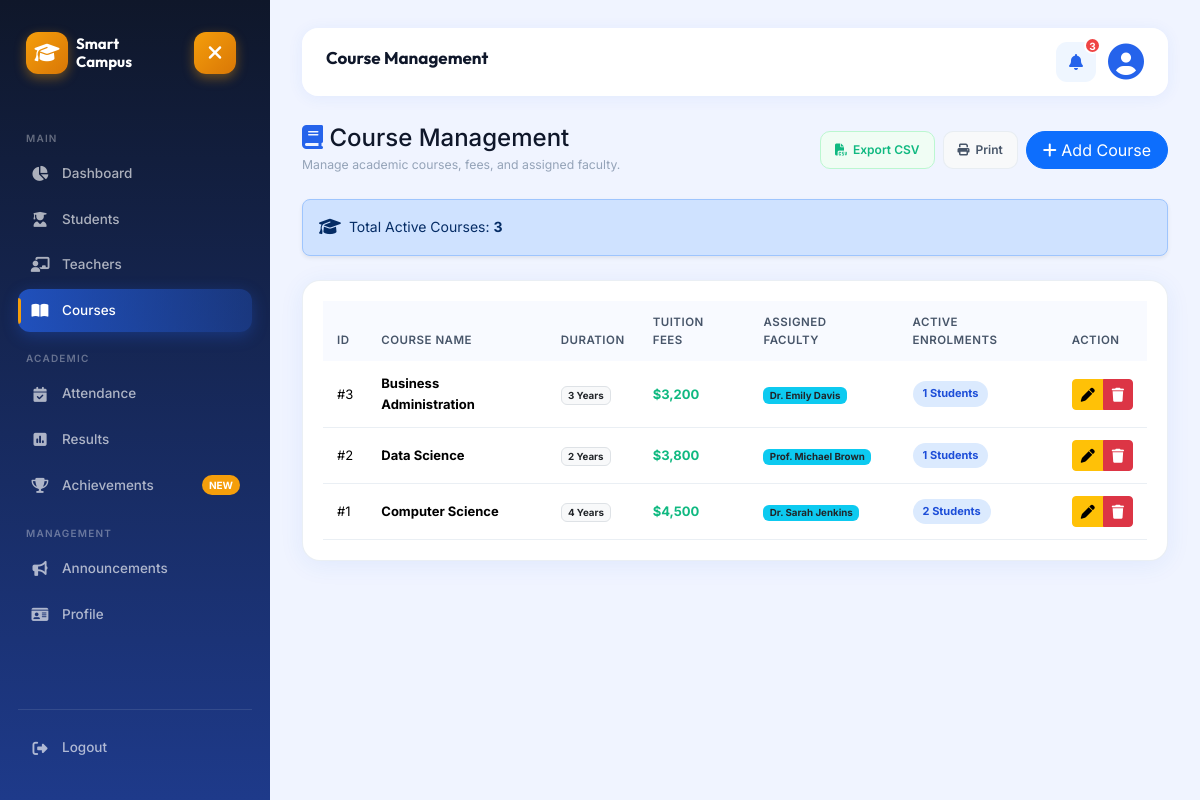
The page /admin/courses.php (signed in) on the database its author committed.
### tables this page shows
CREATE TABLE IF NOT EXISTS `courses` (
  `id` INT AUTO_INCREMENT PRIMARY KEY,
  `college_id` INT DEFAULT 1,
  `college_name` VARCHAR(150) DEFAULT 'Smart Campus Main Institute',
  `course_name` VARCHAR(100) NOT NULL,
  `duration` VARCHAR(50),
  `fees` VARCHAR(50),
  `teacher` VARCHAR(100),
  `created_at` TIMESTAMP DEFAULT CURRENT_TIMESTAMP
);

### admin/courses.php (the view, shortened to what this page needs)
<?php
include "../config/db.php";
$userCollegeId = (int)($_SESSION['college_id'] ?? 1);
$result = mysqli_query($conn, "SELECT * FROM courses WHERE college_id = $userCollegeId OR (college_id IS NULL AND $userCollegeId = 1) ORDER BY id DESC");
$count = mysqli_query($conn, "SELECT COUNT(*) as total FROM courses WHERE college_id = $userCollegeId OR (college_id IS NULL AND $userCollegeId = 1)");
$total = mysqli_fetch_assoc($count)['total'] ?? 0;
?>
<!DOCTYPE html>
<html>
<head>
<link href="https://cdn.jsdelivr.net/npm/bootstrap@5.3.3/dist/css/bootstrap.min.css" rel="stylesheet">
<link rel="stylesheet" href="../assets/css/dashboard.css">
<link rel="stylesheet" href="https://cdnjs.cloudflare.com/ajax/libs/font-awesome/6.5.2/css/all.min.css">
</head>
<body>
<?php include "../includes/sidebar.php"; ?>
<div class="main">
<?php
$pageTitle = "Course Management";
include "../includes/topbar.php";
?>
<div class="d-flex flex-wrap justify-content-between align-items-center gap-3 mb-4 mt-2">
    <div>
        <h4 class="mb-0"><i class="fa-solid fa-book text-primary"></i> Course Management</h4>
        <small class="text-muted">Manage academic courses, fees, and assigned faculty.</small>
    </div>
    <div class="crm-table-actions">
        <button class="btn-crm-export" onclick="exportTableToCSV('coursesTable', 'courses_catalog.csv')">
            <i class="fa-solid fa-file-csv"></i> Export CSV
        </button>
        <button class="btn-crm-print" onclick="printPage()">
            <i class="fa-solid fa-print"></i> Print
        </button>
        <a href="add_course.php" class="btn btn-primary rounded-pill px-3">
            <i class="fa-solid fa-plus"></i> Add Course
        </a>
    </div>
</div>
<div class="alert alert-primary d-flex align-items-center gap-2 rounded-3 shadow-sm mb-4">
    <span>Total Active Courses: <strong><?php echo $total; ?></strong></span>
</div>
<div class="table-box mt-4">
    <div class="table-responsive">
        <table class="table table-hover align-middle" id="coursesTable">
            <thead class="table-dark">
                <tr>
                    <th>ID</th>
                    <th>Course Name</th>
                    <th>Duration</th>
                    <th>Tuition Fees</th>
                    <th>Assigned Faculty</th>
                    <th>Active Enrolments</th>
                    <th>Action</th>
                </tr>
            </thead>
            <tbody>
                <?php if($result && mysqli_num_rows($result) > 0){ ?>
                    <?php while($row = mysqli_fetch_assoc($result)){
                        $cName = $row['course_name'];
                        $stuEnrolled = mysqli_fetch_assoc(mysqli_query($conn, "SELECT COUNT(*) as cnt FROM students WHERE course = '" . mysqli_real_escape_string($conn, $cName) . "'"))['cnt'] ?? 0;
                    ?>
                        <tr>
                            <td>#<?php echo htmlspecialchars($row['id']); ?></td>
                            <td><strong><?php echo htmlspecialchars($row['course_name']); ?></strong></td>
                            <td><span class="badge bg-light text-dark border"><?php echo htmlspecialchars($row['duration']); ?></span></td>
                            <td><strong class="text-success"><?php echo htmlspecialchars($row['fees']); ?></strong></td>
                            <td><span class="badge bg-info text-dark"><?php echo htmlspecialchars($row['teacher'] ?: 'Unassigned'); ?></span></td>
                            <td><span class="badge-crm-enrolled"><?php echo $stuEnrolled; ?> Students</span></td>
                            <td>
                                <div class="btn-group btn-group-sm">
                                    <a href="edit_course.php?id=<?php echo $row['id']; ?>" class="btn btn-warning" title="Edit">
                                        <i class="fa-solid fa-pen"></i>
                                    </a>
                                    <a href="delete_course.php?id=<?php echo $row['id']; ?>" class="btn btn-danger" onclick="return confirm('Delete this course?');" title="Delete">
                                        <i class="fa-solid fa-trash"></i>
                                    </a>
                                </div>
                            </td>
                        </tr>
                    <?php } ?>
                <?php } else { ?>
                    <tr>
                        <td colspan="7" class="text-center text-muted py-4">No Courses Found</td>
                    </tr>
                <?php } ?>
            </tbody>
        </table>
    </div>
</div>
</div>
</body>
</html>

### includes/sidebar.php (shortened to what this page needs)
<?php
$currentPage = basename($_SERVER['PHP_SELF']);
$role = isset($_SESSION['role']) ? $_SESSION['role'] : 'admin';
?>
<div class="sidebar" id="mainSidebar">
    <div class="logo d-flex align-items-center justify-content-between">
        <div class="d-flex align-items-center gap-2">
            <i class="fa-solid fa-graduation-cap"></i>
            <span>Smart Campus</span>
        </div>
        <button type="button" class="mobile-sidebar-close" id="mobileSidebarClose" style="background:none;border:none;color:white;font-size:20px;cursor:pointer;padding:4px 8px;">
            <i class="fa-solid fa-xmark"></i>
        </button>
    </div>
    <div class="menu">
        <?php if($role == 'admin'): ?>
        <span class="sidebar-label">Main</span>
        <a href="../admin/dashboard.php" class="<?= $currentPage=='dashboard.php' ? 'active' : '' ?>">
            <i class="fa-solid fa-chart-pie"></i> Dashboard
        </a>
        <a href="../admin/students.php" class="<?= $currentPage=='students.php' ? 'active' : '' ?>">
            <i class="fa-solid fa-user-graduate"></i> Students
        </a>
        <a href="../admin/teachers.php" class="<?= $currentPage=='teachers.php' ? 'active' : '' ?>">
            <i class="fa-solid fa-chalkboard-user"></i> Teachers
        </a>
        <a href="../admin/courses.php" class="<?= $currentPage=='courses.php' ? 'active' : '' ?>">
            <i class="fa-solid fa-book-open"></i> Courses
        </a>
        <span class="sidebar-label">Academic</span>
        <a href="../admin/attendance.php" class="<?= $currentPage=='attendance.php' ? 'active' : '' ?>">
            <i class="fa-solid fa-calendar-check"></i> Attendance
        </a>
        <a href="../admin/results.php" class="<?= $currentPage=='results.php' ? 'active' : '' ?>">
            <i class="fa-solid fa-square-poll-vertical"></i> Results
        </a>
        <a href="../admin/achievements.php" class="<?= $currentPage=='achievements.php' ? 'active' : '' ?>">
            <i class="fa-solid fa-trophy"></i> Achievements
            <span class="badge-pill">NEW</span>
        </a>
        <span class="sidebar-label">Management</span>
        <a href="../admin/announcements.php" class="<?= $currentPage=='announcements.php' ? 'active' : '' ?>">
            <i class="fa-solid fa-bullhorn"></i> Announcements
        </a>
        <a href="../admin/profile.php" class="<?= $currentPage=='profile.php' ? 'active' : '' ?>">
            <i class="fa-solid fa-id-card"></i> Profile
        </a>
        <?php endif; ?>
    </div>
    <div class="sidebar-footer">
        <a href="../logout.php">
            <i class="fa-solid fa-right-from-bracket"></i> Logout
        </a>
    </div>
</div>

### includes/topbar.php (shortened to what this page needs)
<?php
$titleText = isset($pageTitle) ? $pageTitle : "Dashboard";
$notifications = [];
if(isset($conn) && $conn) {
    $recentStus = @mysqli_query($conn, "SELECT full_name, created_at FROM students ORDER BY id DESC LIMIT 3");
    if($recentStus) {
        while($r = mysqli_fetch_assoc($recentStus)) {
            $notifications[] = [
                'title' => 'New Student Enrolled',
                'desc' => $r['full_name'] . ' joined the institute',
                'time' => isset($r['created_at']) ? date('M d, H:i', strtotime($r['created_at'])) : 'Recently',
                'icon' => 'notification-icon-blue fa-user-plus'
            ];
        }
    }
}
?>
<div class="topbar">
    <div class="d-flex align-items-center gap-3">
        <h3><?php echo htmlspecialchars($titleText); ?></h3>
    </div>
    <div class="topbar-right">
        <div class="crm-dropdown-container">
            <div class="notification notification-trigger" title="Notifications">
                <i class="fa-solid fa-bell"></i>
                <span><?php echo count($notifications); ?></span>
            </div>
        </div>
        <div class="crm-dropdown-container">
            <div class="profile profile-trigger" style="cursor: pointer;" title="Account Menu">
                <i class="fa-solid fa-circle-user fa-2x"></i>
            </div>
        </div>
    </div>
</div>

### rows shown on the page
courses: id "3", course_name "Business Administration", duration "3 Years", fees "$3,200", teacher "Dr. Emily Davis", stuEnrolled "1"
courses: id "2", course_name "Data Science", duration "2 Years", fees "$3,800", teacher "Prof. Michael Brown", stuEnrolled "1"
courses: id "1", course_name "Computer Science", duration "4 Years", fees "$4,500", teacher "Dr. Sarah Jenkins", stuEnrolled "2"

### other values the page prints
$titleText "Course Management"
count($notifications) "3"
$total "3"
